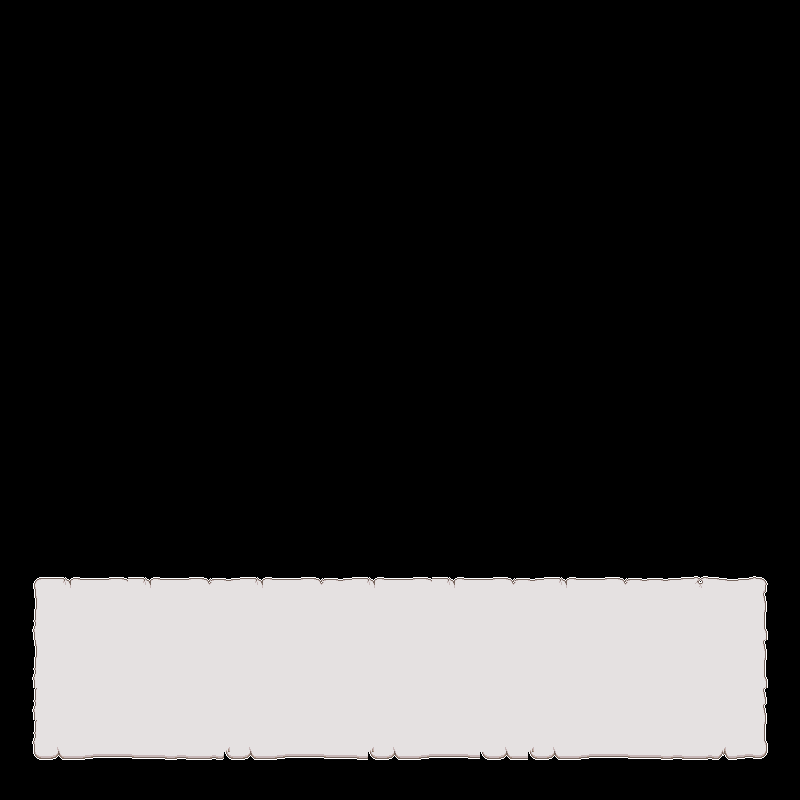

A level layout from a 2D game, rendered from its tile map. Below: a short description, then the map file with its tile-grid data intact:
An orthogonal 50x50 tile map with 16x16 px tiles, 1 tile layer (Tile Layer 1).

<map version="1.2" tiledversion="1.2.4" orientation="orthogonal" renderorder="right-down" width="50" height="50" tilewidth="16" tileheight="16" infinite="0" nextlayerid="2" nextobjectid="1">
 <tileset firstgid="1" source="Tilesets/Font.tsx" />
 <layer id="1" name="Tile Layer 1" width="50" height="50">
  <data encoding="csv">
0,0,0,0,0,0,0,0,0,0,0,0,0,0,0,0,0,0,0,0,0,0,0,0,0,0,0,0,0,0,0,0,0,0,0,0,0,0,0,0,0,0,0,0,0,0,0,0,0,0,
0,0,0,0,0,0,0,0,0,0,0,0,0,0,0,0,0,0,0,0,0,0,0,0,0,0,0,0,0,0,0,0,0,0,0,0,0,0,0,0,0,0,0,0,0,0,0,0,0,0,
0,0,0,0,0,0,0,0,0,0,0,0,0,0,0,0,0,0,0,0,0,0,0,0,0,0,0,0,0,0,0,0,0,0,0,0,0,0,0,0,0,0,0,0,0,0,0,0,0,0,
0,0,0,0,0,0,0,0,0,0,0,0,0,0,0,0,0,0,0,0,0,0,0,0,0,0,0,0,0,0,0,0,0,0,0,0,0,0,0,0,0,0,0,0,0,0,0,0,0,0,
0,0,0,0,0,0,0,0,0,0,0,0,0,0,0,0,0,0,0,0,0,0,0,0,0,0,0,0,0,0,0,0,0,0,0,0,0,0,0,0,0,0,0,0,0,0,0,0,0,0,
0,0,0,0,0,0,0,0,0,0,0,0,0,0,0,0,0,0,0,0,0,0,0,0,0,0,0,0,0,0,0,0,0,0,0,0,0,0,0,0,0,0,0,0,0,0,0,0,0,0,
0,0,0,0,0,0,0,0,0,0,0,0,0,0,0,0,0,0,0,0,0,0,0,0,0,0,0,0,0,0,0,0,0,0,0,0,0,0,0,0,0,0,0,0,0,0,0,0,0,0,
0,0,0,0,0,0,0,0,0,0,0,0,0,0,0,0,0,0,0,0,0,0,0,0,0,0,0,0,0,0,0,0,0,0,0,0,0,0,0,0,0,0,0,0,0,0,0,0,0,0,
0,0,0,0,0,0,0,0,0,0,0,0,0,0,0,0,0,0,0,0,0,0,0,0,0,0,0,0,0,0,0,0,0,0,0,0,0,0,0,0,0,0,0,0,0,0,0,0,0,0,
0,0,0,0,0,0,0,0,0,0,0,0,0,0,0,0,0,0,0,0,0,0,0,0,0,0,0,0,0,0,0,0,0,0,0,0,0,0,0,0,0,0,0,0,0,0,0,0,0,0,
0,0,0,0,0,0,0,0,0,0,0,0,0,0,0,0,0,0,0,0,0,0,0,0,0,0,0,0,0,0,0,0,0,0,0,0,0,0,0,0,0,0,0,0,0,0,0,0,0,0,
0,0,0,0,0,0,0,0,0,0,0,0,0,0,0,0,0,0,0,0,0,0,0,0,0,0,0,0,0,0,0,0,0,0,0,0,0,0,0,0,0,0,0,0,0,0,0,0,0,0,
0,0,0,0,0,0,0,0,0,0,0,0,0,0,0,0,0,0,0,0,0,0,0,0,0,0,0,0,0,0,0,0,0,0,0,0,0,0,0,0,0,0,0,0,0,0,0,0,0,0,
0,0,0,0,0,0,0,0,0,0,0,0,0,0,0,0,0,0,0,0,0,0,0,0,0,0,0,0,0,0,0,0,0,0,0,0,0,0,0,0,0,0,0,0,0,0,0,0,0,0,
0,0,0,0,0,0,0,0,0,0,0,0,0,0,0,0,0,0,0,0,0,0,0,0,0,0,0,0,0,0,0,0,0,0,0,0,0,0,0,0,0,0,0,0,0,0,0,0,0,0,
0,0,0,0,0,0,0,0,0,0,0,0,0,0,0,0,0,0,0,0,0,0,0,0,0,0,0,0,0,0,0,0,0,0,0,0,0,0,0,0,0,0,0,0,0,0,0,0,0,0,
0,0,0,0,0,0,0,0,0,0,0,0,0,0,0,0,0,0,0,0,0,0,0,0,0,0,0,0,0,0,0,0,0,0,0,0,0,0,0,0,0,0,0,0,0,0,0,0,0,0,
0,0,0,0,0,0,0,0,0,0,0,0,0,0,0,0,0,0,0,0,0,0,0,0,0,0,0,0,0,0,0,0,0,0,0,0,0,0,0,0,0,0,0,0,0,0,0,0,0,0,
0,0,0,0,0,0,0,0,0,0,0,0,0,0,0,0,0,0,0,0,0,0,0,0,0,0,0,0,0,0,0,0,0,0,0,0,0,0,0,0,0,0,0,0,0,0,0,0,0,0,
0,0,0,0,0,0,0,0,0,0,0,0,0,0,0,0,0,0,0,0,0,0,0,0,0,0,0,0,0,0,0,0,0,0,0,0,0,0,0,0,0,0,0,0,0,0,0,0,0,0,
0,0,0,0,0,0,0,0,0,0,0,0,0,0,0,0,0,0,0,0,0,0,0,0,0,0,0,0,0,0,0,0,0,0,0,0,0,0,0,0,0,0,0,0,0,0,0,0,0,0,
0,0,0,0,0,0,0,0,0,0,0,0,0,0,0,0,0,0,0,0,0,0,0,0,0,0,0,0,0,0,0,0,0,0,0,0,0,0,0,0,0,0,0,0,0,0,0,0,0,0,
0,0,0,0,0,0,0,0,0,0,0,0,0,0,0,0,0,0,0,0,0,0,0,0,0,0,0,0,0,0,0,0,0,0,0,0,0,0,0,0,0,0,0,0,0,0,0,0,0,0,
0,0,0,0,0,0,0,0,0,0,0,0,0,0,0,0,0,0,0,0,0,0,0,0,0,0,0,0,0,0,0,0,0,0,0,0,0,0,0,0,0,0,0,0,0,0,0,0,0,0,
0,0,0,0,0,0,0,0,0,0,0,0,0,0,0,0,0,0,0,0,0,0,0,0,0,0,0,0,0,0,0,0,0,0,0,0,0,0,0,0,0,0,0,0,0,0,0,0,0,0,
0,0,0,0,0,0,0,0,0,0,0,0,0,0,0,0,0,0,0,0,0,0,0,0,0,0,0,0,0,0,0,0,0,0,0,0,0,0,0,0,0,0,0,0,0,0,0,0,0,0,
0,0,0,0,0,0,0,0,0,0,0,0,0,0,0,0,0,0,0,0,0,0,0,0,0,0,0,0,0,0,0,0,0,0,0,0,0,0,0,0,0,0,0,0,0,0,0,0,0,0,
0,0,0,0,0,0,0,0,0,0,0,0,0,0,0,0,0,0,0,0,0,0,0,0,0,0,0,0,0,0,0,0,0,0,0,0,0,0,0,0,0,0,0,0,0,0,0,0,0,0,
0,0,0,0,0,0,0,0,0,0,0,0,0,0,0,0,0,0,0,0,0,0,0,0,0,0,0,0,0,0,0,0,0,0,0,0,0,0,0,0,0,0,0,0,0,0,0,0,0,0,
0,0,0,0,0,0,0,0,0,0,0,0,0,0,0,0,0,0,0,0,0,0,0,0,0,0,0,0,0,0,0,0,0,0,0,0,0,0,0,0,0,0,0,0,0,0,0,0,0,0,
0,0,0,0,0,0,0,0,0,0,0,0,0,0,0,0,0,0,0,0,0,0,0,0,0,0,0,0,0,0,0,0,0,0,0,0,0,0,0,0,0,0,0,0,0,0,0,0,0,0,
0,0,0,0,0,0,0,0,0,0,0,0,0,0,0,0,0,0,0,0,0,0,0,0,0,0,0,0,0,0,0,0,0,0,0,0,0,0,0,0,0,0,0,0,0,0,0,0,0,0,
0,0,0,0,0,0,0,0,0,0,0,0,0,0,0,0,0,0,0,0,0,0,0,0,0,0,0,0,0,0,0,0,0,0,0,0,0,0,0,0,0,0,0,0,0,0,0,0,0,0,
0,0,0,0,0,0,0,0,0,0,0,0,0,0,0,0,0,0,0,0,0,0,0,0,0,0,0,0,0,0,0,0,0,0,0,0,0,0,0,0,0,0,0,0,0,0,0,0,0,0,
0,0,0,0,0,0,0,0,0,0,0,0,0,0,0,0,0,0,0,0,0,0,0,0,0,0,0,0,0,0,0,0,0,0,0,0,0,0,0,0,0,0,0,0,0,0,0,0,0,0,
0,0,0,0,0,0,0,0,0,0,0,0,0,0,0,0,0,0,0,0,0,0,0,0,0,0,0,0,0,0,0,0,0,0,0,0,0,0,0,0,0,0,0,0,0,0,0,0,0,0,
0,0,46,47,48,49,50,51,47,48,49,50,51,52,53,47,48,49,50,51,52,53,47,48,49,50,51,47,48,49,50,51,52,53,47,48,49,50,51,52,53,54,55,56,57,58,59,60,0,0,
0,0,61,63,64,65,66,67,68,69,70,71,72,73,74,74,74,74,74,74,74,74,74,74,74,74,74,74,63,63,63,63,63,63,63,63,64,65,66,67,68,69,70,71,72,73,74,75,0,0,
0,0,76,63,64,65,66,67,68,69,70,71,72,73,74,89,89,89,89,89,89,89,89,89,89,89,63,63,63,64,65,66,63,63,63,63,64,65,66,67,68,69,70,71,72,73,74,90,0,0,
0,0,91,63,63,63,63,63,63,63,63,63,63,63,63,63,63,63,63,63,63,63,63,63,63,63,78,78,63,63,63,63,78,78,78,63,64,65,66,67,68,69,70,71,72,73,74,105,0,0,
0,0,61,78,78,78,78,78,78,78,78,78,78,78,78,78,78,78,78,78,78,78,78,78,78,78,78,79,78,78,78,78,78,79,80,63,64,65,66,67,68,69,70,71,72,73,74,75,0,0,
0,0,76,63,63,63,63,63,63,63,64,65,66,67,68,69,70,71,72,73,63,64,65,66,67,68,69,70,71,72,73,74,74,74,74,63,64,65,66,67,68,69,70,71,72,73,74,90,0,0,
0,0,91,78,78,78,78,78,78,63,63,63,63,63,63,63,64,65,66,63,78,79,80,81,82,83,84,85,86,87,88,89,89,89,89,63,64,65,66,67,68,69,70,71,72,73,74,105,0,0,
0,0,76,78,79,80,81,82,83,78,78,78,78,78,78,63,63,63,63,78,78,78,78,78,79,80,81,82,83,84,85,86,87,88,89,63,64,65,66,67,68,69,70,71,72,73,74,75,0,0,
0,0,91,78,79,80,81,82,83,84,85,86,87,88,89,78,78,78,78,78,79,80,81,82,83,84,85,86,87,88,89,74,74,74,74,74,74,74,74,74,74,74,74,74,74,74,74,75,0,0,
0,0,76,78,79,80,81,82,83,84,85,86,87,88,89,89,89,89,89,89,89,89,89,89,89,89,89,89,89,89,89,89,89,89,89,89,89,89,89,89,89,89,89,89,89,89,89,90,0,0,
0,0,91,92,80,80,80,80,80,80,80,80,80,102,103,92,80,80,80,80,80,80,102,103,92,80,80,80,80,80,80,92,102,103,92,80,80,80,80,80,80,80,80,80,102,103,80,105,0,0,
0,0,106,107,108,109,110,111,112,113,114,115,116,117,106,107,108,109,110,111,112,113,114,106,107,108,109,110,111,112,106,107,108,106,107,108,109,110,111,112,113,114,115,116,117,118,119,120,0,0,
0,0,0,0,0,0,0,0,0,0,0,0,0,0,0,0,0,0,0,0,0,0,0,0,0,0,0,0,0,0,0,0,0,0,0,0,0,0,0,0,0,0,0,0,0,0,0,0,0,0,
0,0,0,0,0,0,0,0,0,0,0,0,0,0,0,0,0,0,0,0,0,0,0,0,0,0,0,0,0,0,0,0,0,0,0,0,0,0,0,0,0,0,0,0,0,0,0,0,0,0
</data>
 </layer>
</map>
